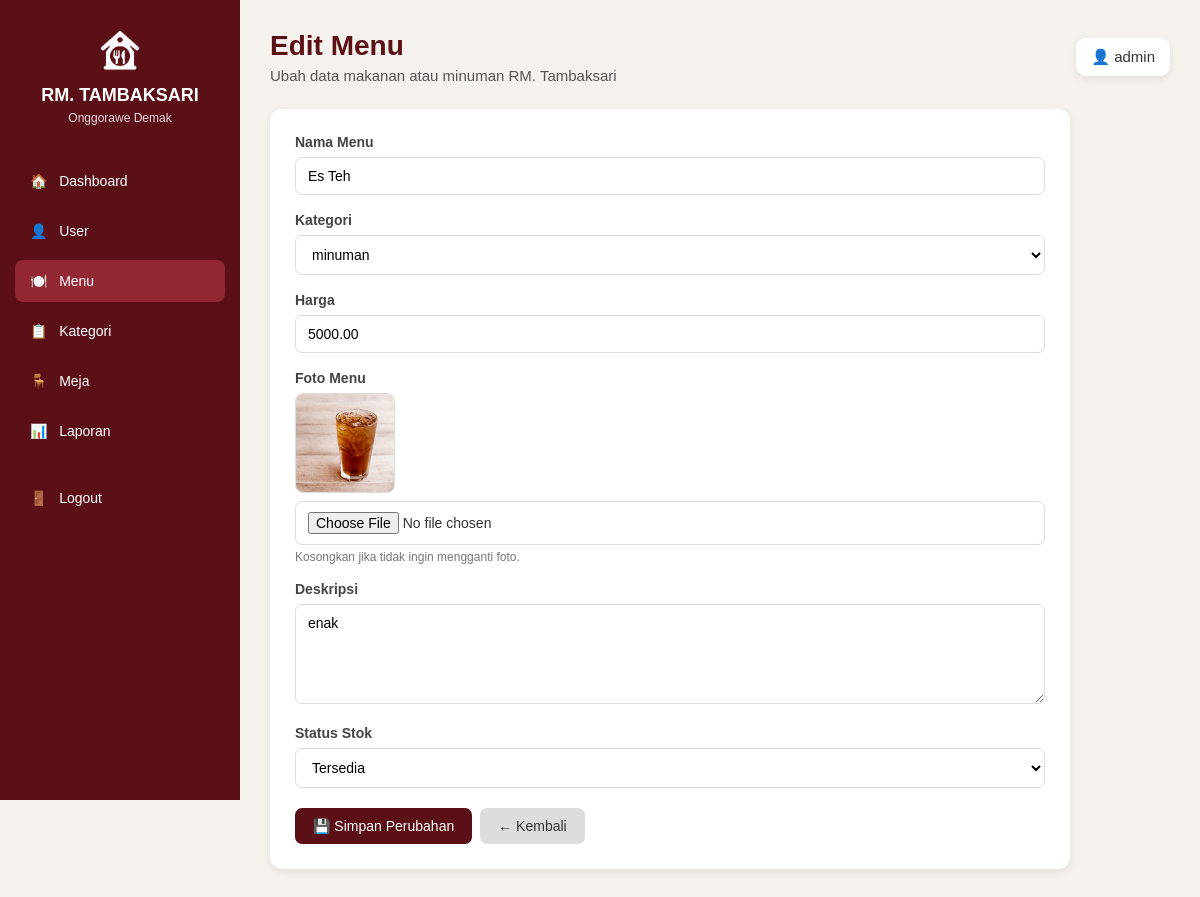
The page /admin/menu/edit.php?id_menu=2 on the database its author committed.
### tables this page shows
CREATE TABLE `menu` (
  `id_menu` int NOT NULL,
  `id_kategori` int DEFAULT NULL,
  `nama_menu` varchar(100) DEFAULT NULL,
  `harga` decimal(12,2) DEFAULT NULL,
  `foto` varchar(255) DEFAULT NULL,
  `deskripsi` text,
  `status_stok` enum('tersedia','habis') DEFAULT NULL
);

CREATE TABLE `kategori` (
  `id_kategori` int NOT NULL,
  `nama_kategori` varchar(50) DEFAULT NULL
);

### admin/menu/edit.php (the view, shortened to what this page needs)
<?php
include "../../config.php";
$id_menu = $_GET['id_menu'];
$query = mysqli_query($db, "
    SELECT *
    FROM menu
    WHERE id_menu = '$id_menu'
");
$data = mysqli_fetch_assoc($query);
$kategori = mysqli_query(
    $db,
    "SELECT * FROM kategori ORDER BY nama_kategori ASC"
);
?>
<!DOCTYPE html>
<html lang="id">
<head>
</head>
<body>
<div class="sidebar">
    <div class="logo">
        <img
            src="../../assets/images/logo.png"
            alt="Logo RM Tambaksari"
        >
        <h2>RM. TAMBAKSARI</h2>
        <p>Onggorawe Demak</p>
    </div>
    <ul class="menu-sidebar">
        <li>
            <a href="../dashboard.php">
                🏠 &nbsp; Dashboard
            </a>
        </li>
        <li>
            <a href="../users/index.php">
                👤 &nbsp; User
            </a>
        </li>
        <li>
            <a href="index.php" class="active">
                🍽️ &nbsp; Menu
            </a>
        </li>
        <li>
            <a href="../kategori/index.php">
                📋 &nbsp; Kategori
            </a>
        </li>
        <li>
            <a href="../meja/index.php">
                🪑 &nbsp; Meja
            </a>
        </li>
        <li>
            <a href="../laporan/index.php">
                📊 &nbsp; Laporan
            </a>
        </li>
        <li>
            <a href="../../logout.php" class="logout">
                🚪 &nbsp; Logout
            </a>
        </li>
    </ul>
</div>
<div class="main">
    <div class="topbar">
        <div>
            <h1>Edit Menu</h1>
            <p>
                Ubah data makanan atau minuman RM. Tambaksari
            </p>
        </div>
        <div class="admin-name">
            👤
            <?= htmlspecialchars(
                $_SESSION['username'] ?? 'admin'
            ); ?>
        </div>
    </div>
    <div class="card">
        <form
            method="POST"
            enctype="multipart/form-data"
        >
            <div class="form-group">
                <label>Nama Menu</label>
                <input
                    type="text"
                    name="nama_menu"
                    value="<?= htmlspecialchars($data['nama_menu']); ?>"
                    required
                >
            </div>
            <div class="form-group">
                <label>Kategori</label>
                <select
                    name="id_kategori"
                    required
                >
                    <?php while ($kat = mysqli_fetch_assoc($kategori)) { ?>
                        <option
                            value="<?= $kat['id_kategori']; ?>"
                            <?= (
                                $kat['id_kategori'] == $data['id_kategori']
                            ) ? 'selected' : ''; ?>
                        >
                            <?= htmlspecialchars(
                                $kat['nama_kategori']
                            ); ?>
                        </option>
                    <?php } ?>
                </select>
            </div>
            <div class="form-group">
                <label>Harga</label>
                <input
                    type="number"
                    name="harga"
                    value="<?= $data['harga']; ?>"
                    min="0"
                    required
                >
            </div>
            <div class="form-group">
                <label>Foto Menu</label>
                <?php if (!empty($data['foto'])) { ?>
                    <img
                        src="../../assets/images/menu/<?= htmlspecialchars($data['foto']); ?>"
                        class="foto-lama"
                        alt="Foto <?= htmlspecialchars($data['nama_menu']); ?>"
                        onerror="this.style.display='none'; document.getElementById('foto-error').style.display='flex';"
                    >
                <?php } else { ?>
                    <div class="tidak-ada-foto">
                        Tidak ada foto
                    </div>
                <?php } ?>
                <input
                    type="file"
                    name="foto"
                    accept=".jpg,.jpeg,.png,.webp"
                >
                <p class="keterangan">
                    Kosongkan jika tidak ingin mengganti foto.
                </p>
            </div>
            <div class="form-group">
                <label>Deskripsi</label>
                <textarea
                    name="deskripsi"
                    placeholder="Masukkan deskripsi menu"
                ><?= htmlspecialchars($data['deskripsi']); ?></textarea>
            </div>
            <div class="form-group">
                <label>Status Stok</label>
                <select
                    name="status_stok"
                    required
                >
                    <option
                        value="tersedia"
                        <?= $data['status_stok'] == 'tersedia'
                            ? 'selected'
                            : ''; ?>
                    >
                        Tersedia
                    </option>
                </select>
            </div>
            <div class="button-group">
                <button
                    type="submit"
                    name="update"
                    class="btn btn-update"
                >
                    💾 Simpan Perubahan
                </button>
                <a
                    href="index.php"
                    class="btn btn-kembali"
                >
                    ← Kembali
                </a>
            </div>
        </form>
    </div>
</div>
</body>
</html>

### admin/menu/edit.php (style rules this page uses)
* { margin: 0; padding: 0; box-sizing: border-box; font-family: Arial, sans-serif; }
body { background: #f5f1ed; color: #333; }
.sidebar { width: 240px; height: 100vh; background: #5b1018; color: white; position: fixed; left: 0; top: 0; padding: 25px 15px; }
.logo { text-align: center; margin-bottom: 35px; }
.logo img { width: 50px; height: 50px; object-fit: contain; margin-bottom: 6px; }
.logo h2 { font-size: 18px; color: white; }
.logo p { font-size: 12px; color: #eadada; margin-top: 5px; }
.menu-sidebar { list-style: none; }
.menu-sidebar li { margin-bottom: 8px; }
.menu-sidebar a { display: block; padding: 13px 15px; color: white; text-decoration: none; border-radius: 8px; font-size: 14px; }
.menu-sidebar a.active { background: #922733; }
.menu-sidebar .logout { margin-top: 25px; }
.main { margin-left: 240px; padding: 30px; }
.topbar { display: flex; justify-content: space-between; align-items: center; margin-bottom: 25px; }
.topbar h1 { color: #5b1018; font-size: 28px; margin-bottom: 5px; }
.topbar p { color: #555; font-size: 15px; }
.admin-name { background: white; padding: 10px 15px; border-radius: 10px; box-shadow: 0 3px 10px rgba(0,0,0,0.08); font-size: 15px; }
.card { background: white; border-radius: 12px; padding: 25px; max-width: 800px; box-shadow: 0 3px 10px rgba(0,0,0,0.07); }
.form-group { margin-bottom: 17px; }
.form-group label { display: block; font-size: 14px; font-weight: bold; margin-bottom: 7px; color: #444; }
.form-group input, .form-group select, .form-group textarea { width: 100%; padding: 10px 12px; border: 1px solid #ddd; border-radius: 7px; font-size: 14px; outline: none; background: white; }
.form-group textarea { height: 100px; resize: vertical; }
.foto-lama { width: 100px; height: 100px; object-fit: cover; border-radius: 8px; border: 1px solid #ddd; margin-bottom: 8px; display: block; }
.keterangan { font-size: 12px; color: #777; margin-top: 5px; }
.button-group { margin-top: 20px; display: flex; gap: 8px; }
.btn { border: none; padding: 10px 18px; border-radius: 7px; text-decoration: none; font-size: 14px; cursor: pointer; }
.btn-update { background: #5b1018; color: white; }
.btn-kembali { background: #ddd; color: #333; }

### rows shown on the page
menu: nama_menu "Es Teh", id_kategori "minuman", harga "5000.00", foto (picture), deskripsi "enak", status_stok "Tersedia"

### other values the page prints
$_SESSION['username'] "admin"
